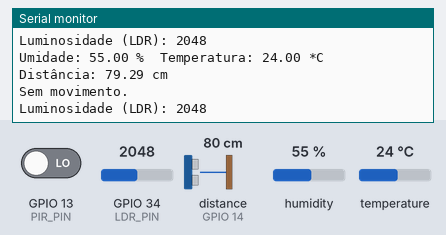
A sketch run on a simulated ESP32. On the bench: the last lines printed to the serial monitor. Wiring (inferred from the names in the program): ultrasonic range finder: trigger GPIO 12; echo GPIO 14. Inputs (shaded band) come from the test bench; at power-on: GPIO 13 (PIR_PIN) LOW, distance to the obstacle (sensor on GPIO 14) 80 cm, humidity 55 %, GPIO 34 (LDR_PIN) = 2048, temperature 24 °C. The echo pulse lasts 58.3 µs per cm.

Above: at 2.8 s.
2.9 s: GPIO 13 (PIR_PIN) driven HIGH
7.5 s: distance to the obstacle (sensor on GPIO 14) set to 2 cm
At 9.0 s:
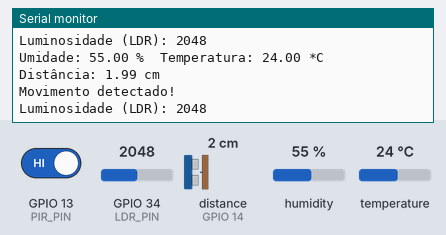
10.2 s: humidity set to 22 %
12.9 s: GPIO 34 (LDR_PIN) set to 2866
At 14.6 s:
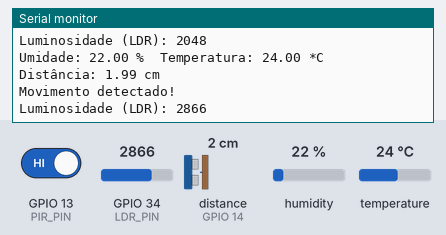
15.6 s: temperature set to 12 °C
18.3 s: distance to the obstacle (sensor on GPIO 14) set to 4 cm
At 21.3 s:
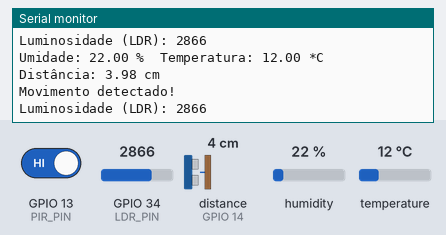
Timing chart, 0 to 22.0 s (numbered marks = the images above; inputs shaded):
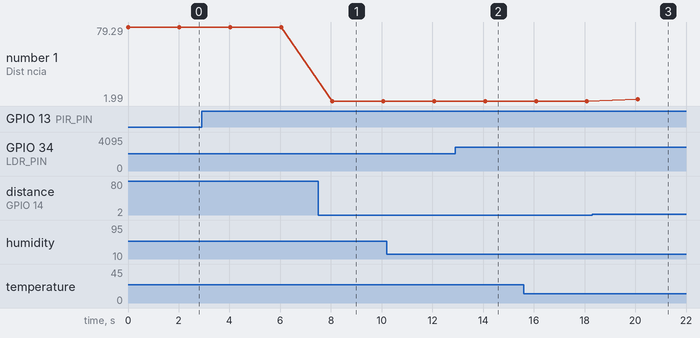

The sketch:

sketch.ino
```cpp
#include <Adafruit_Sensor.h>
#include <DHT.h>
#include <DHT_U.h>

#define DHTPIN 15       // Pino do DHT22
#define DHTTYPE DHT22   // Tipo de sensor
#define TRIG_PIN 12     // Pino TRIG do HC-SR04
#define ECHO_PIN 14     // Pino ECHO do HC-SR04
#define PIR_PIN 13      // Pino do sensor PIR
#define LDR_PIN 34      // Pino analógico do LDR

DHT dht(DHTPIN, DHTTYPE);

void setup() {
  Serial.begin(115200);
  dht.begin();

  pinMode(TRIG_PIN, OUTPUT);
  pinMode(ECHO_PIN, INPUT);
  pinMode(PIR_PIN, INPUT);
}

void loop() {
  // Leitura do DHT22
  float humidity = dht.readHumidity();
  float temperature = dht.readTemperature();

  if (isnan(humidity) || isnan(temperature)) {
    Serial.println("Erro ao ler o DHT22!");
  } else {
    Serial.print("Umidade: ");
    Serial.print(humidity);
    Serial.print(" %\t");
    Serial.print("Temperatura: ");
    Serial.print(temperature);
    Serial.println(" *C");
  }

  // Leitura do HC-SR04
  digitalWrite(TRIG_PIN, LOW);
  delayMicroseconds(2);
  digitalWrite(TRIG_PIN, HIGH);
  delayMicroseconds(10);
  digitalWrite(TRIG_PIN, LOW);

  long duration = pulseIn(ECHO_PIN, HIGH);
  float distance = duration * 0.034 / 2;

  if (distance > 0) {
    Serial.print("Distância: ");
    Serial.print(distance);
    Serial.println(" cm");
  } else {
    Serial.println("Erro ao ler o HC-SR04!");
  }

  // Leitura do PIR
  int pirState = digitalRead(PIR_PIN);
  if (pirState == HIGH) {
    Serial.println("Movimento detectado!");
  } else {
    Serial.println("Sem movimento.");
  }

  // Leitura do LDR
  int ldrValue = analogRead(LDR_PIN);
  Serial.print("Luminosidade (LDR): ");
  Serial.println(ldrValue);

  // Aguarda 2 segundos antes de nova leitura
  delay(2000);
}
```

Measured:
- after the input at 7.5 s, the serial monitor: prints a new line after 0.55 s (image 1)
- after the input at 12.9 s, the serial monitor: prints a new line after 1.2 s (image 2)
- after the input at 18.3 s, the serial monitor: prints a new line after 1.8 s (image 3)
- plotted number 1: 79.29 → 1.99 after the input at 7.5 s, 1.99 → 3.98 after the input at 18.3 s
